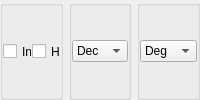
            <widget class="QFrame" name="frame1">
             <layout class="QHBoxLayout" name="_19">
              <property name="leftMargin">
               <number>0</number>
              </property>
              <property name="topMargin">
               <number>0</number>
              </property>
              <property name="rightMargin">
               <number>0</number>
              </property>
              <property name="bottomMargin">
               <number>0</number>
              </property>
              <item>
               <widget class="QGroupBox" name="boxGroup1">
                <property name="title">
                 <string/>
                </property>
                <layout class="QHBoxLayout" name="_20">
                 <property name="spacing">
                  <number>0</number>
                 </property>
                 <property name="leftMargin">
                  <number>0</number>
                 </property>
                 <property name="topMargin">
                  <number>0</number>
                 </property>
                 <property name="rightMargin">
                  <number>0</number>
                 </property>
                 <property name="bottomMargin">
                  <number>0</number>
                 </property>
                 <item>
                  <widget class="QCheckBox" name="checkBox1">
                   <property name="sizePolicy">
                    <sizepolicy hsizetype="Ignored" vsizetype="Preferred">
                     <horstretch>0</horstretch>
                     <verstretch>0</verstretch>
                    </sizepolicy>
                   </property>
                   <property name="focusPolicy">
                    <enum>Qt::NoFocus</enum>
                   </property>
                   <property name="layoutDirection">
                    <enum>Qt::LeftToRight</enum>
                   </property>
                   <property name="text">
                    <string>Inv</string>
                   </property>
                   <property name="shortcut">
                    <string/>
                   </property>
                   <attribute name="buttonGroup">
                    <string notr="true">buttonGroup1</string>
                   </attribute>
                  </widget>
                 </item>
                 <item>
                  <widget class="QCheckBox" name="checkBox2">
                   <property name="sizePolicy">
                    <sizepolicy hsizetype="Ignored" vsizetype="Preferred">
                     <horstretch>0</horstretch>
                     <verstretch>0</verstretch>
                    </sizepolicy>
                   </property>
                   <property name="focusPolicy">
                    <enum>Qt::NoFocus</enum>
                   </property>
                   <property name="text">
                    <string>Hyp</string>
                   </property>
                   <property name="shortcut">
                    <string/>
                   </property>
                   <attribute name="buttonGroup">
                    <string notr="true">buttonGroup1</string>
                   </attribute>
                  </widget>
                 </item>
                </layout>
               </widget>
              </item>
              <item>
               <widget class="QGroupBox" name="groupBox2">
                <property name="title">
                 <string/>
                </property>
                <layout class="QHBoxLayout" name="horizontalLayout_2">
                 <property name="spacing">
                  <number>0</number>
                 </property>
                 <property name="leftMargin">
                  <number>0</number>
                 </property>
                 <property name="topMargin">
                  <number>0</number>
                 </property>
                 <property name="rightMargin">
                  <number>0</number>
                 </property>
                 <property name="bottomMargin">
                  <number>0</number>
                 </property>
                 <item>
                  <widget class="QComboBox" name="comboBox2">
                   <property name="sizePolicy">
                    <sizepolicy hsizetype="Ignored" vsizetype="Fixed">
                     <horstretch>0</horstretch>
                     <verstretch>0</verstretch>
                    </sizepolicy>
                   </property>
                   <property name="focusPolicy">
                    <enum>Qt::NoFocus</enum>
                   </property>
                   <property name="currentText">
                    <string>Dec</string>
                   </property>
                   <property name="currentIndex">
                    <number>1</number>
                   </property>
                   <item>
                    <property name="text">
                     <string>Hex</string>
                    </property>
                   </item>
                   <item>
                    <property name="text">
                     <string>Dec</string>
                    </property>
                   </item>
                   <item>
                    <property name="text">
                     <string>Oct</string>
                    </property>
                   </item>
                   <item>
                    <property name="text">
                     <string>Bin</string>
                    </property>
                   </item>
                  </widget>
                 </item>
                </layout>
               </widget>
              </item>
              <item>
               <widget class="QGroupBox" name="groupBox3">
                <property name="title">
                 <string/>
                </property>
                <layout class="QHBoxLayout" name="horizontalLayout">
                 <property name="spacing">
                  <number>0</number>
                 </property>
                 <property name="leftMargin">
                  <number>0</number>
                 </property>
                 <property name="topMargin">
                  <number>0</number>
                 </property>
                 <property name="rightMargin">
                  <number>0</number>
                 </property>
                 <property name="bottomMargin">
                  <number>0</number>
                 </property>
                 <item>
                  <widget class="QComboBox" name="comboBox3">
                   <property name="sizePolicy">
                    <sizepolicy hsizetype="Ignored" vsizetype="Fixed">
                     <horstretch>0</horstretch>
                     <verstretch>0</verstretch>
                    </sizepolicy>
                   </property>
                   <property name="focusPolicy">
                    <enum>Qt::NoFocus</enum>
                   </property>
                   <item>
                    <property name="text">
                     <string>Deg</string>
                    </property>
                   </item>
                   <item>
                    <property name="text">
                     <string>Rad</string>
                    </property>
                   </item>
                   <item>
                    <property name="text">
                     <string>Grad</string>
                    </property>
                   </item>
                  </widget>
                 </item>
                </layout>
               </widget>
              </item>
             </layout>
            </widget>
